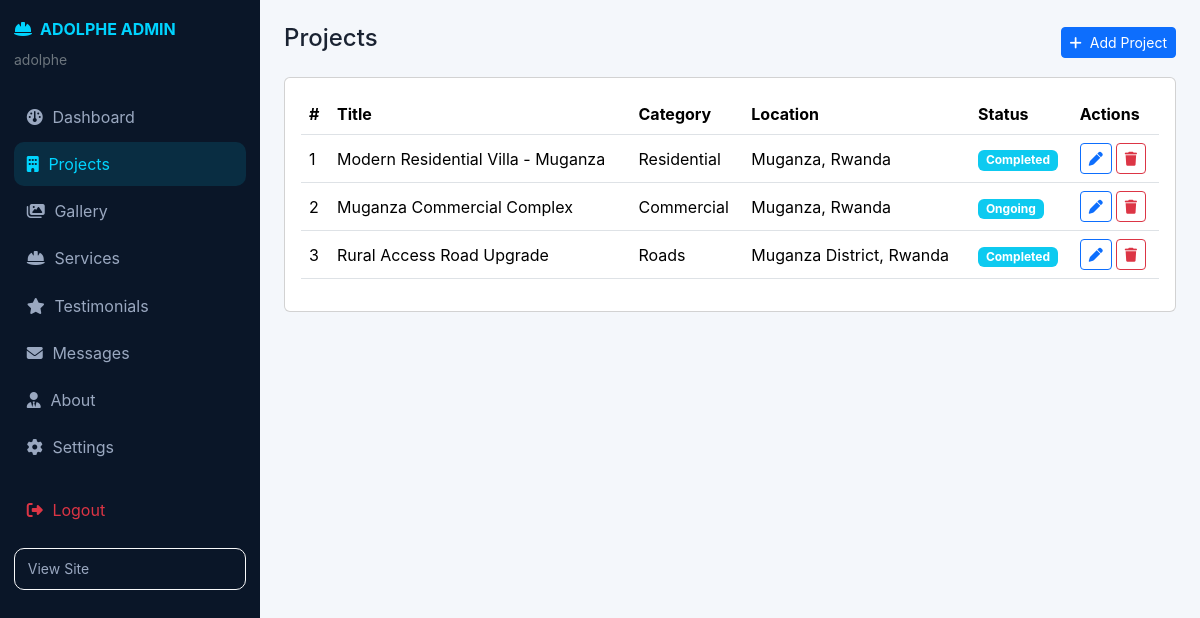
Screenshot of /admin/projects.php (signed in) with the database file from the repository.
### tables this page shows
CREATE TABLE `projects` (
  `id` INT UNSIGNED AUTO_INCREMENT PRIMARY KEY,
  `title` VARCHAR(255) NOT NULL,
  `slug` VARCHAR(255) NOT NULL UNIQUE,
  `description` TEXT NOT NULL,
  `category` ENUM('Residential','Commercial','Roads','Bridges','Infrastructure','Structural','Other') NOT NULL DEFAULT 'Residential',
  `location` VARCHAR(255) DEFAULT 'Muganza, Rwanda',
  `start_date` DATE DEFAULT NULL,
  `completion_date` DATE DEFAULT NULL,
  `status` ENUM('Ongoing','Completed','Planned') NOT NULL DEFAULT 'Completed',
  `main_image` VARCHAR(255) DEFAULT NULL,
  `created_at` TIMESTAMP DEFAULT CURRENT_TIMESTAMP,
  `updated_at` TIMESTAMP DEFAULT CURRENT_TIMESTAMP ON UPDATE CURRENT_TIMESTAMP,
  INDEX (`category`), INDEX (`status`)
);

### includes/functions.php (called while the page is built, shortened)
<?php
function e($str){ return htmlspecialchars($str ?? '', ENT_QUOTES, 'UTF-8'); }

### admin/projects.php (the view, shortened to what this page needs)
<?php
include 'includes/header.php';
$projects=$pdo->query("SELECT * FROM projects ORDER BY created_at DESC")->fetchAll();
?>
<div class="d-flex justify-content-between align-items-center">
  <h4>Projects</h4><a href="project-add.php" class="btn btn-primary btn-sm"><i class="fa-solid fa-plus me-1"></i> Add Project</a>
</div>
<div class="card mt-3 p-3 table-responsive">
<table class="table table-hover align-middle">
<thead><tr><th>#</th><th>Title</th><th>Category</th><th>Location</th><th>Status</th><th>Actions</th></tr></thead>
<tbody>
<?php foreach($projects as $p): ?>
<tr>
  <td><?= (int)$p['id'] ?></td><td><?= e($p['title']) ?></td><td><?= e($p['category']) ?></td><td><?= e($p['location']) ?></td><td><span class="badge bg-info"><?= e($p['status']) ?></span></td>
  <td class="d-flex gap-1">
    <a href="project-edit.php?id=<?= (int)$p['id'] ?>" class="btn btn-sm btn-outline-primary"><i class="fa-solid fa-pen"></i></a>
    <a href="project-delete.php?id=<?= (int)$p['id'] ?>" onclick="return confirm('Delete this project?')" class="btn btn-sm btn-outline-danger"><i class="fa-solid fa-trash"></i></a>
  </td>
</tr>
<?php endforeach; ?>
</tbody>
</table>
</div>
<?php include 'includes/footer.php'; ?>

### assets/css/style.css (style rules this page uses)
:root { --navy:#0a1628; --navy2:#0f2040; --cyan:#00d4ff; --cyan2:#00a8cc; --glass:rgba(255,255,255,.07); --glass-b:rgba(255,255,255,.12); --text:#e8eef6; --muted:#9aa8c0; }
* { scroll-behavior:smooth }
body { font-family:'Inter',system-ui,-apple-system,Segoe UI,Roboto,Arial,sans-serif;background:#070f1f;color:var(--text);overflow-x:hidden }
a { color:var(--cyan);text-decoration:none }
.admin-body { background:#f4f7fb;color:#1a2332 }

### admin/includes/header.php (style rules this page uses)
.admin-body { background:#f4f7fb }

### rows the page displays
projects: id "1", title "Modern Residential Villa - Muganza", category "Residential", location "Muganza, Rwanda", status "Completed"
projects: id "2", title "Muganza Commercial Complex", category "Commercial", location "Muganza, Rwanda", status "Ongoing"
projects: id "3", title "Rural Access Road Upgrade", category "Roads", location "Muganza District, Rwanda", status "Completed"

### other values shown
$_SESSION['admin_username'] "adolphe"
